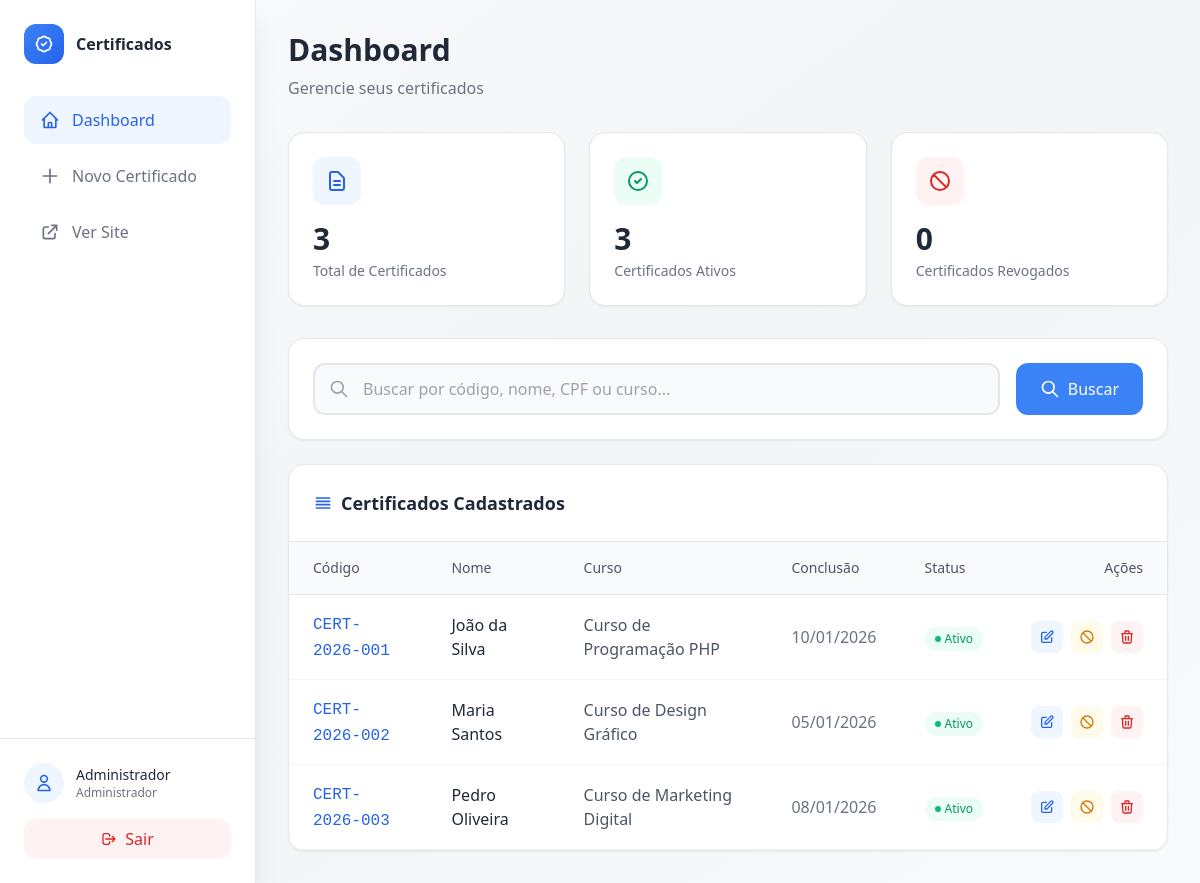
Screenshot of /admin/index.php (signed in) with the database file from the repository.
### tables this page shows
CREATE TABLE IF NOT EXISTS `certificados` (
    `id` INT(11) NOT NULL AUTO_INCREMENT,
    `codigo` VARCHAR(50) NOT NULL UNIQUE,
    `nome_aluno` VARCHAR(255) NOT NULL,
    `cpf` VARCHAR(14) DEFAULT NULL,
    `curso` VARCHAR(255) NOT NULL,
    `carga_horaria` INT(11) NOT NULL,
    `data_inicio` DATE DEFAULT NULL,
    `data_conclusao` DATE NOT NULL,
    `nota` DECIMAL(5,2) DEFAULT NULL,
    `instituicao` VARCHAR(255) DEFAULT 'Nome da Instituição',
    `status` ENUM('ativo', 'revogado') DEFAULT 'ativo',
    `observacoes` TEXT DEFAULT NULL,
    `arquivo_pdf` VARCHAR(255) DEFAULT NULL,
    `permitir_download` TINYINT(1) DEFAULT 1,
    `criado_em` TIMESTAMP DEFAULT CURRENT_TIMESTAMP,
    `atualizado_em` TIMESTAMP DEFAULT CURRENT_TIMESTAMP ON UPDATE CURRENT_TIMESTAMP,
    PRIMARY KEY (`id`),
    INDEX `idx_codigo` (`codigo`),
    INDEX `idx_cpf` (`cpf`),
    INDEX `idx_nome` (`nome_aluno`)
);

### admin/index.php (the view, shortened to what this page needs)
<?php
$pdo = getConnection();
$busca = $_GET['busca'] ?? '';
$where = '';
$params = [];
$stmt = $pdo->prepare("SELECT * FROM certificados $where ORDER BY criado_em DESC");
$stmt->execute($params);
$certificados = $stmt->fetchAll();
$statsStmt = $pdo->query("SELECT
    COUNT(*) as total,
    SUM(CASE WHEN status = 'ativo' THEN 1 ELSE 0 END) as ativos,
    SUM(CASE WHEN status = 'revogado' THEN 1 ELSE 0 END) as revogados
    FROM certificados");
$stats = $statsStmt->fetch();
?>
<!DOCTYPE html>
<html lang="pt-BR">
<head>
    <script src="https://cdn.tailwindcss.com"></script>
</head>
<body class="min-h-screen bg-gradient-to-br from-gray-50 via-gray-100 to-gray-50">
    <aside class="fixed top-0 left-0 h-full w-64 bg-white shadow-xl border-r border-gray-200 hidden lg:block">
        <div class="p-6">
            <div class="flex items-center gap-3 mb-8">
                <div class="w-10 h-10 bg-gradient-to-br from-primary-500 to-primary-600 rounded-xl flex items-center justify-center">
                </div>
                <span class="font-bold text-gray-800">Certificados</span>
            </div>
            <nav class="space-y-2">
                <a href="index.php" class="flex items-center gap-3 px-4 py-3 bg-primary-50 text-primary-600 rounded-xl">
                    Dashboard
                </a>
                <a href="cadastrar.php" class="flex items-center gap-3 px-4 py-3 text-gray-500 hover:bg-gray-50 hover:text-gray-700 rounded-xl transition-colors">
                    <svg xmlns="http://www.w3.org/2000/svg" class="w-5 h-5" fill="none" viewBox="0 0 24 24" stroke="currentColor" stroke-width="2"><path stroke-linecap="round" stroke-linejoin="round" d="M12 4v16m8-8H4" /></svg>
                    Novo Certificado
                </a>
                <a href="../index.php" target="_blank" class="flex items-center gap-3 px-4 py-3 text-gray-500 hover:bg-gray-50 hover:text-gray-700 rounded-xl transition-colors">
                    <svg xmlns="http://www.w3.org/2000/svg" class="w-5 h-5" fill="none" viewBox="0 0 24 24" stroke="currentColor" stroke-width="2"><path stroke-linecap="round" stroke-linejoin="round" d="M10 6H6a2 2 0 00-2 2v10a2 2 0 002 2h10a2 2 0 002-2v-4M14 4h6m0 0v6m0-6L10 14" /></svg>
                    Ver Site
                </a>
            </nav>
        </div>
        <div class="absolute bottom-0 left-0 right-0 p-6 border-t border-gray-200">
            <div class="flex items-center gap-3 mb-4">
                <div class="w-10 h-10 bg-primary-50 rounded-full flex items-center justify-center">
                    <svg xmlns="http://www.w3.org/2000/svg" class="w-5 h-5 text-primary-600" fill="none" viewBox="0 0 24 24" stroke="currentColor" stroke-width="2"><path stroke-linecap="round" stroke-linejoin="round" d="M16 7a4 4 0 11-8 0 4 4 0 018 0zM12 14a7 7 0 00-7 7h14a7 7 0 00-7-7z" /></svg>
                </div>
                <div>
                    <p class="text-sm font-medium text-gray-800"><?php echo htmlspecialchars($_SESSION['admin_nome']); ?></p>
                    <p class="text-xs text-gray-500">Administrador</p>
                </div>
            </div>
            <a href="logout.php" class="flex items-center justify-center gap-2 w-full px-4 py-2 bg-red-50 text-red-600 rounded-xl hover:bg-red-100 transition-colors">
                <svg xmlns="http://www.w3.org/2000/svg" class="w-4 h-4" fill="none" viewBox="0 0 24 24" stroke="currentColor" stroke-width="2"><path stroke-linecap="round" stroke-linejoin="round" d="M17 16l4-4m0 0l-4-4m4 4H7m6 4v1a3 3 0 01-3 3H6a3 3 0 01-3-3V7a3 3 0 013-3h4a3 3 0 013 3v1" /></svg>
                Sair
            </a>
        </div>
    </aside>
    <div class="lg:ml-64">
        <main class="p-6 lg:p-8">
            <div class="mb-8">
                <h1 class="text-2xl lg:text-3xl font-bold text-gray-800 mb-2">Dashboard</h1>
                <p class="text-gray-500">Gerencie seus certificados</p>
            </div>
            <div class="grid grid-cols-1 md:grid-cols-3 gap-6 mb-8">
                <div class="bg-white rounded-2xl p-6 border border-gray-200 shadow-sm">
                    <div class="flex items-center justify-between mb-4">
                        <div class="w-12 h-12 bg-primary-50 rounded-xl flex items-center justify-center">
                        </div>
                    </div>
                    <p class="text-3xl font-bold text-gray-800 mb-1"><?php echo $stats['total'] ?? 0; ?></p>
                    <p class="text-gray-500 text-sm">Total de Certificados</p>
                </div>
                <div class="bg-white rounded-2xl p-6 border border-gray-200 shadow-sm">
                    <div class="flex items-center justify-between mb-4">
                        <div class="w-12 h-12 bg-emerald-50 rounded-xl flex items-center justify-center">
                            <svg xmlns="http://www.w3.org/2000/svg" class="w-6 h-6 text-emerald-600" fill="none" viewBox="0 0 24 24" stroke="currentColor" stroke-width="2"><path stroke-linecap="round" stroke-linejoin="round" d="M9 12l2 2 4-4m6 2a9 9 0 11-18 0 9 9 0 0118 0z" /></svg>
                        </div>
                    </div>
                    <p class="text-3xl font-bold text-gray-800 mb-1"><?php echo $stats['ativos'] ?? 0; ?></p>
                    <p class="text-gray-500 text-sm">Certificados Ativos</p>
                </div>
                <div class="bg-white rounded-2xl p-6 border border-gray-200 shadow-sm">
                    <div class="flex items-center justify-between mb-4">
                        <div class="w-12 h-12 bg-red-50 rounded-xl flex items-center justify-center">
                            <svg xmlns="http://www.w3.org/2000/svg" class="w-6 h-6 text-red-600" fill="none" viewBox="0 0 24 24" stroke="currentColor" stroke-width="2"><path stroke-linecap="round" stroke-linejoin="round" d="M18.364 18.364A9 9 0 005.636 5.636m12.728 12.728A9 9 0 015.636 5.636m12.728 12.728L5.636 5.636" /></svg>
                        </div>
                    </div>
                    <p class="text-3xl font-bold text-gray-800 mb-1"><?php echo $stats['revogados'] ?? 0; ?></p>
                    <p class="text-gray-500 text-sm">Certificados Revogados</p>
                </div>
            </div>
            <div class="bg-white rounded-2xl p-6 border border-gray-200 shadow-sm mb-6">
                <form method="GET" class="flex flex-col sm:flex-row gap-4">
                    <div class="flex-1 relative">
                        <svg xmlns="http://www.w3.org/2000/svg" class="w-5 h-5 text-gray-400 absolute left-4 top-1/2 -translate-y-1/2" fill="none" viewBox="0 0 24 24" stroke="currentColor" stroke-width="2"><path stroke-linecap="round" stroke-linejoin="round" d="M21 21l-6-6m2-5a7 7 0 11-14 0 7 7 0 0114 0z" /></svg>
                        <input
                            type="text"
                            name="busca"
                            placeholder="Buscar por código, nome, CPF ou curso..."
                            value="<?php echo htmlspecialchars($busca); ?>"
                            class="w-full pl-12 pr-4 py-3 bg-gray-50 border-2 border-gray-200 rounded-xl text-gray-800 placeholder-gray-400 focus:outline-none focus:border-primary-500 focus:bg-white transition-all"
                        >
                    </div>
                    <button type="submit" class="px-6 py-3 bg-primary-500 hover:bg-primary-600 text-white font-medium rounded-xl transition-colors flex items-center justify-center gap-2">
                        <svg xmlns="http://www.w3.org/2000/svg" class="w-5 h-5" fill="none" viewBox="0 0 24 24" stroke="currentColor" stroke-width="2"><path stroke-linecap="round" stroke-linejoin="round" d="M21 21l-6-6m2-5a7 7 0 11-14 0 7 7 0 0114 0z" /></svg>
                        Buscar
                    </button>
                </form>
            </div>
            <div class="bg-white rounded-2xl border border-gray-200 shadow-sm overflow-hidden">
                <div class="p-6 border-b border-gray-200">
                    <h2 class="text-lg font-semibold text-gray-800 flex items-center gap-2">
                        <svg xmlns="http://www.w3.org/2000/svg" class="w-5 h-5 text-primary-600" fill="none" viewBox="0 0 24 24" stroke="currentColor" stroke-width="2"><path stroke-linecap="round" stroke-linejoin="round" d="M4 6h16M4 10h16M4 14h16M4 18h16" /></svg>
                        Certificados Cadastrados
                    </h2>
                </div>
                <?php if (empty($certificados)): ?>
                <div class="p-12 text-center">
                    <div class="w-16 h-16 bg-gray-100 rounded-full flex items-center justify-center mx-auto mb-4">
                        <svg xmlns="http://www.w3.org/2000/svg" class="w-8 h-8 text-gray-400" fill="none" viewBox="0 0 24 24" stroke="currentColor" stroke-width="2"><path stroke-linecap="round" stroke-linejoin="round" d="M20 13V6a2 2 0 00-2-2H6a2 2 0 00-2 2v7m16 0v5a2 2 0 01-2 2H6a2 2 0 01-2-2v-5m16 0h-2.586a1 1 0 00-.707.293l-2.414 2.414a1 1 0 01-.707.293h-3.172a1 1 0 01-.707-.293l-2.414-2.414A1 1 0 006.586 13H4" /></svg>
                    </div>
                    <p class="text-gray-500 mb-4">Nenhum certificado encontrado</p>
                    <a href="cadastrar.php" class="inline-flex items-center gap-2 px-4 py-2 bg-primary-500 hover:bg-primary-600 text-white rounded-lg transition-colors">
                        <svg xmlns="http://www.w3.org/2000/svg" class="w-4 h-4" fill="none" viewBox="0 0 24 24" stroke="currentColor" stroke-width="2"><path stroke-linecap="round" stroke-linejoin="round" d="M12 4v16m8-8H4" /></svg>
                        Cadastrar Primeiro
                    </a>
                </div>
                <?php else: ?>
                <div class="overflow-x-auto">
                    <table class="w-full">
                        <thead>
                            <tr class="border-b border-gray-200 bg-gray-50">
                                <th class="text-left py-4 px-6 text-gray-600 font-medium text-sm">Código</th>
                                <th class="text-left py-4 px-6 text-gray-600 font-medium text-sm">Nome</th>
                                <th class="text-left py-4 px-6 text-gray-600 font-medium text-sm hidden md:table-cell">Curso</th>
                                <th class="text-left py-4 px-6 text-gray-600 font-medium text-sm hidden lg:table-cell">Conclusão</th>
                                <th class="text-left py-4 px-6 text-gray-600 font-medium text-sm">Status</th>
                                <th class="text-right py-4 px-6 text-gray-600 font-medium text-sm">Ações</th>
                            </tr>
                        </thead>
                        <tbody>
                            <?php foreach ($certificados as $cert): ?>
                            <tr class="border-b border-gray-100 hover:bg-gray-50 transition-colors">
                                <td class="py-4 px-6">
                                    <span class="font-mono text-primary-600 font-medium"><?php echo htmlspecialchars($cert['codigo']); ?></span>
                                </td>
                                <td class="py-4 px-6">
                                    <span class="text-gray-800"><?php echo htmlspecialchars($cert['nome_aluno']); ?></span>
                                </td>
                                <td class="py-4 px-6 hidden md:table-cell">
                                    <span class="text-gray-600"><?php echo htmlspecialchars($cert['curso']); ?></span>
                                </td>
                                <td class="py-4 px-6 hidden lg:table-cell">
                                    <span class="text-gray-500"><?php echo date('d/m/Y', strtotime($cert['data_conclusao'])); ?></span>
                                </td>
                                <td class="py-4 px-6">
                                    <?php if ($cert['status'] === 'ativo'): ?>
                                    <span class="inline-flex items-center gap-1 px-2.5 py-1 bg-emerald-50 text-emerald-600 rounded-full text-xs font-medium">
                                        <span class="w-1.5 h-1.5 bg-emerald-500 rounded-full"></span>
                                        Ativo
                                    </span>
                                    <?php endif; ?>
                                </td>
                                <td class="py-4 px-6">
                                    <div class="flex items-center justify-end gap-2">
                                        <a href="editar.php?id=<?php echo $cert['id']; ?>" class="p-2 bg-primary-50 text-primary-600 rounded-lg hover:bg-primary-100 transition-colors" title="Editar">
                                            <svg xmlns="http://www.w3.org/2000/svg" class="w-4 h-4" fill="none" viewBox="0 0 24 24" stroke="currentColor" stroke-width="2"><path stroke-linecap="round" stroke-linejoin="round" d="M11 5H6a2 2 0 00-2 2v11a2 2 0 002 2h11a2 2 0 002-2v-5m-1.414-9.414a2 2 0 112.828 2.828L11.828 15H9v-2.828l8.586-8.586z" /></svg>
                                        </a>
                                        <?php if ($cert['status'] === 'ativo'): ?>
                                        <a href="?status=revogar&id=<?php echo $cert['id']; ?>" class="p-2 bg-amber-50 text-amber-600 rounded-lg hover:bg-amber-100 transition-colors" title="Revogar" onclick="return confirm('Revogar este certificado?')">
                                            <svg xmlns="http://www.w3.org/2000/svg" class="w-4 h-4" fill="none" viewBox="0 0 24 24" stroke="currentColor" stroke-width="2"><path stroke-linecap="round" stroke-linejoin="round" d="M18.364 18.364A9 9 0 005.636 5.636m12.728 12.728A9 9 0 015.636 5.636m12.728 12.728L5.636 5.636" /></svg>
                                        </a>
                                        <?php endif; ?>
                                        <a href="?excluir=<?php echo $cert['id']; ?>" class="p-2 bg-red-50 text-red-600 rounded-lg hover:bg-red-100 transition-colors" title="Excluir" onclick="return confirm('Excluir este certificado permanentemente?')">
                                            <svg xmlns="http://www.w3.org/2000/svg" class="w-4 h-4" fill="none" viewBox="0 0 24 24" stroke="currentColor" stroke-width="2"><path stroke-linecap="round" stroke-linejoin="round" d="M19 7l-.867 12.142A2 2 0 0116.138 21H7.862a2 2 0 01-1.995-1.858L5 7m5 4v6m4-6v6m1-10V4a1 1 0 00-1-1h-4a1 1 0 00-1 1v3M4 7h16" /></svg>
                                        </a>
                                    </div>
                                </td>
                            </tr>
                            <?php endforeach; ?>
                        </tbody>
                    </table>
                </div>
                <?php endif; ?>
            </div>
        </main>
    </div>
</body>
</html>

### rows the page displays
certificados: codigo "CERT-2026-001", nome_aluno "João da Silva", curso "Curso de Programação PHP", data_conclusao "10/01/2026", status "ativo" (drawn)
certificados: codigo "CERT-2026-002", nome_aluno "Maria Santos", curso "Curso de Design Gráfico", data_conclusao "05/01/2026", status "ativo" (drawn)
certificados: codigo "CERT-2026-003", nome_aluno "Pedro Oliveira", curso "Curso de Marketing Digital", data_conclusao "08/01/2026", status "ativo" (drawn)

### other values shown
$_SESSION['admin_nome'] "Administrador"
$stats['total'] "3"
$stats['ativos'] "3"
$stats['revogados'] "0"
